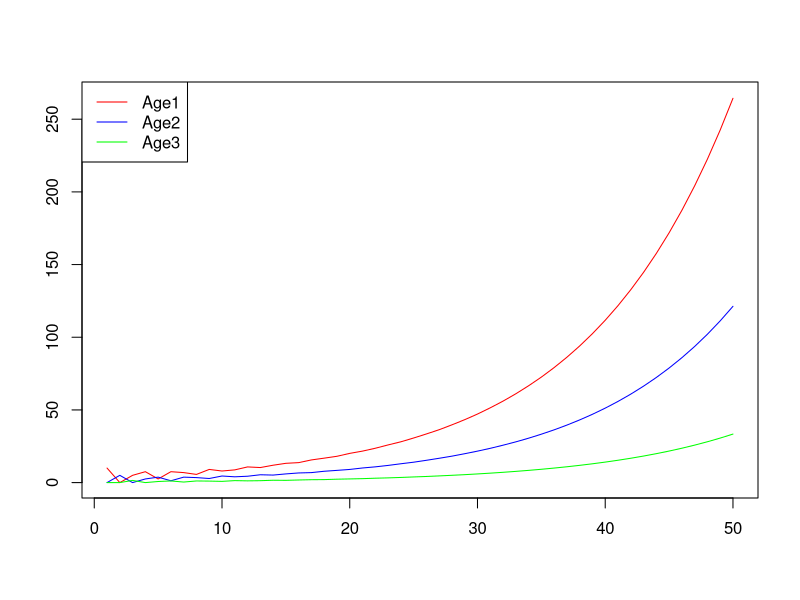
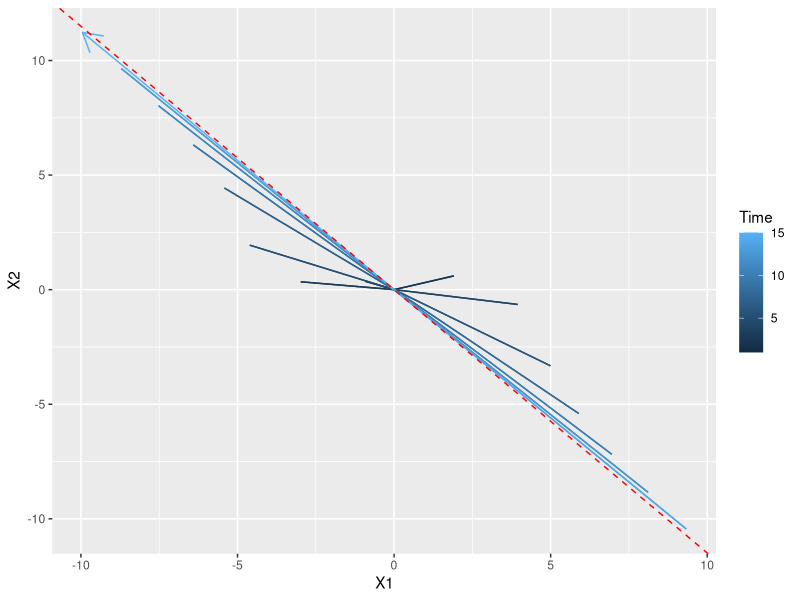

Write the R code that produced these figures, in order.
# week 5

### Leslie matrix and initial age classes
leslie <- matrix(data = c(0, 1, 5,
                               0.5, 0, 0,
                               0, 0.3, 0),
                      nrow = 3,
                      ncol = 3,
                      byrow = T)

N0 <- c(10, 0, 0)

### for loop and matrix algebra
time <- 50
pop_size <- data.frame(Age1 = 0,
                       Age2 = 0,
                       Age3 = 0)
pop_size[1, ] <- N0

for (i in 2:time) {
  pop_size[i, ] <- leslie %*% t(pop_size[i-1, ])
}

# Total abundance
pop_size$N <- rowSums(pop_size)

head(pop_size)

plot(c(1,time), c(0,265), type = "n", ann = F)
lines(1:time , pop_size$Age1, col = "red")
lines(1:time , pop_size$Age2, col = "blue")
lines(1:time , pop_size$Age3, col = "green")
legend("topleft",
       legend = c("Age1", "Age2", "Age3"),
       col = c("red", "blue", "green"),
       lty = 1)


### Asymptotic growth rate and stable age distribution

asymptotic_growth <- pop_size$N[time]/pop_size$N[time-1]
asymptotic_growth

age_distribution <- pop_size[time, 1:3]/sum(pop_size[time, 1:3])
age_distribution

### Eigen-analysis of the Leslie matrix
EIGEN <- eigen(leslie)
EIGEN
as.numeric(EIGEN$values[1]) # dominant eigenvalue
as.numeric(EIGEN$vectors[, 1] / sum(EIGEN$vectors[, 1])) # corresponding eigenvector


##### Part 2
library(ggplot2)
set.seed(1234)
MAT <- matrix(rnorm(25), ncol = 5, nrow = 5)
abs(eigen(MAT)$values) # check only one dominant eigenvalue
eig_vec1 <- as.numeric(eigen(MAT)$vector[, 1])
v <- rnorm(5)
time <- 15

dat_v <- data.frame(matrix(ncol = 5, nrow = time))
dat_v[1, ] <- v
for(i in 2:time){
  dat_v[i, ] <- MAT %*% t(dat_v[i-1, ])
}

# Remake data for gganimate
dat <- data.frame(X1 = 0, X2 = 0, Time = 1)
for(i in 1:time){
  dat <- rbind(dat, data.frame(dat_v[i,1:2] / sqrt(sum(dat_v[i,1:2]^2)) * i, Time = i))
  dat <- rbind(dat, c(0,0, i+1))
}
dat <- dat[-nrow(dat), ]


ggplot(dat, aes(X1, X2, color = Time)) +
  geom_path(arrow = arrow(length = unit(0.55, "cm"))) +
  geom_abline(intercept = 0,
              slope = eig_vec1[2]/eig_vec1[1],
              color = "red",
              linetype = "dashed") # red dashed eigenvector

##### Part 3
leslie <- matrix(c(0    ,0   ,0    ,0    ,0    ,322.38,
                   0.966,0   ,0    ,0    ,0    ,0,
                   0.013,0.01,0.125,0    ,0    ,3.448,
                   0.007,0   ,0.125,0.238,0    ,30.17,
                   0.008,0   ,0    ,0.245,0.167,0.862,
                   0    ,0   ,0    ,0.023,0.75 ,0)
                 , ncol = 6, byrow = T)

max(abs(eigen(leslie)$values)) # 2.32188

M = matrix(c(0, 0.966, 0.013, 0.007, 0.008, 0,
             0, 0, 0.01, 0, 0, 0,
             0, 0, 0.125, 0.125, 0, 0,
             0, 0, 0, 0.238, 0.245, 0.023,
             0, 0, 0, 0, 0.167, 0.75,
             322.28, 0, 3.448, 30.17, 0.862, 0), 6, 6)
max(abs(eigen(M)$value))

